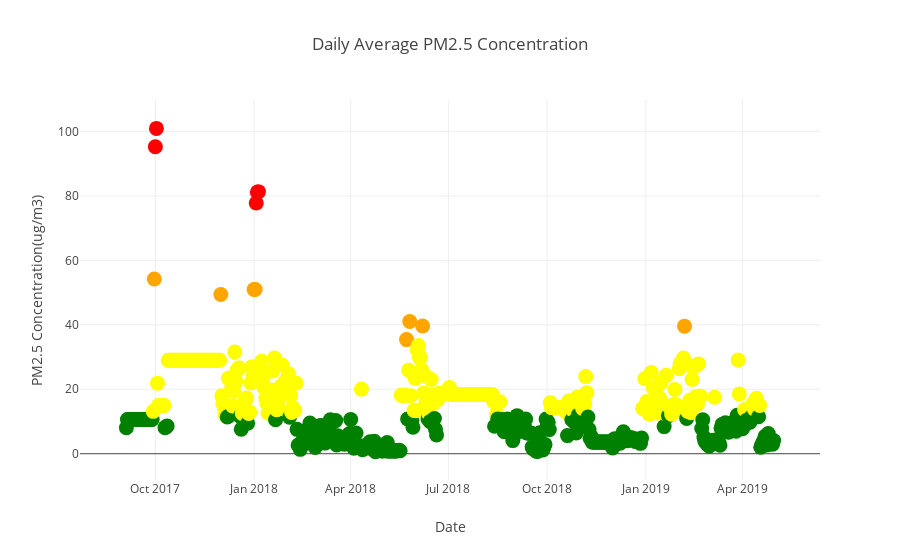

Source (notebook cell):
### Code cell
##remove nan for visualizations 
#y = daily_average_airquality_data_concentrations['PM2.5(Ug/m3)'].dropna()
y = daily_average_airquality_data_concentrations['PM2.5(Ug/m3)'].dropna().values
pm25 = go.Scatter(x=daily_average_airquality_data_concentrations.dropna().index,
                  y = daily_average_airquality_data_concentrations['PM2.5(Ug/m3)'].dropna().values, 
                  mode='markers',
                  marker = dict(color=list(map(SetColor, y)),size=15)
                  
                 ) 

layout = go.Layout(title='Daily Average PM2.5 Concentration', xaxis=dict(title='Date'),
                   yaxis=dict(title='PM2.5 Concentration(ug/m3)'))

fig = go.Figure(data=[pm25], layout=layout)
iplot(fig)
pio.write_image(fig, os.path.join(filepath , 'daily_average_pm25_concentration.png'))

### Figure 1 — Plotly figure (JSON) as saved in the notebook; plotly's stock layout.template omitted (floating-point values rounded to 4 significant figures; data arrays with more than 128 entries replaced by an {"elided": "..."} marker saying what was removed)
{"data": [{"marker": {"color": {"elided": "604 str values"}, "size": 15}, "mode": "markers", "type": "scatter", "uid": "29c2ced7-2a1b-457e-8013-91cee99c35df", "x": {"elided": "604 str values"}, "y": {"elided": "604 float values"}}], "layout": {"title": {"text": "Daily Average PM2.5 Concentration"}, "xaxis": {"title": {"text": "Date"}}, "yaxis": {"title": {"text": "PM2.5 Concentration(ug/m3)"}}}}
